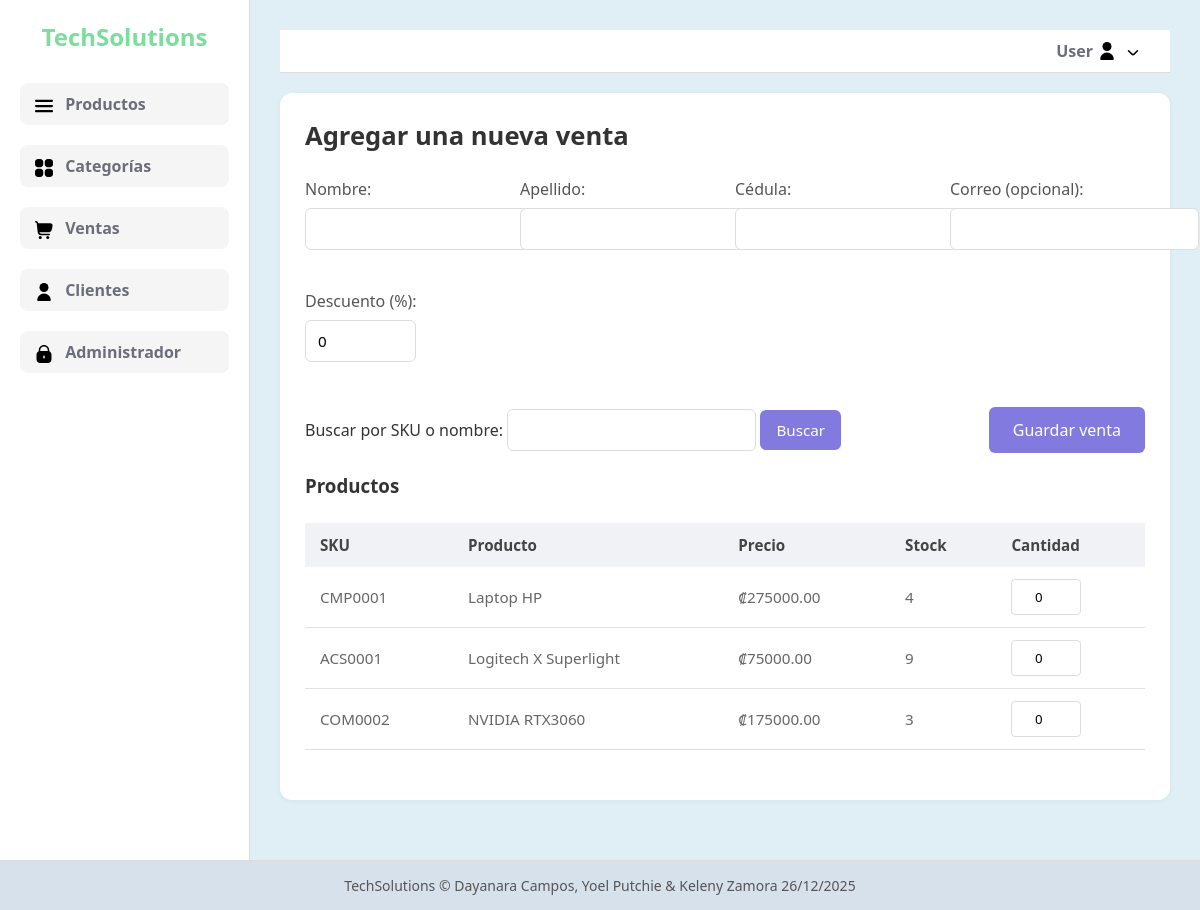
/add_sale/ (signed in), run on the app's committed database.
### TechSolutionsApp/models.py (models this page shows, shortened)
class Product(models.Model):
    productId = models.AutoField(primary_key=True)
    name = models.CharField(max_length=100)
    price = models.DecimalField(max_digits=10, decimal_places=2)
    category = models.ForeignKey(Category, on_delete=models.SET_NULL, null=True, blank=True)
    dateAdded = models.DateTimeField(auto_now_add=True)
    modificationDate = models.DateTimeField(auto_now=True)
    status = models.BooleanField(default=True)
    sku = models.CharField(max_length=12, default=0)
    image = models.ImageField(upload_to='products/', null=True, blank=True)

### TechSolutionsApp/views/authentication.py (the view)
    def wrapper(request, *args, **kwargs):
        if not is_authenticated(request):
            return redirect('login')
        return view_func(request, *args, **kwargs)

### TechSolutionsApp/views/authentication.py (called while the page is built)
def is_authenticated(request):
    return request.session.get('employee_id') is not None

def login_required(view_func):
    def wrapper(request, *args, **kwargs):
        if not is_authenticated(request):
            return redirect('login')
        return view_func(request, *args, **kwargs)
    return wrapper

### TechSolutionsApp/views/sales.py (called while the page is built, shortened)
@login_required
def add_sale(request):
    customer_data = {
        'customer_name': '',
        'customer_last_name': '',
        'customer_id': '',
        'customer_email': '',
        'discount': '0'
    }
    if request.method == 'GET' and 'q' in request.GET:
        _load_customer_data_for_search(request, customer_data)
    return _render_add_sale_form(request, customer_data)

def _render_add_sale_form(request, customer_data):
    query = request.GET.get('q', '')
    products = Product.objects.filter(status=True)
    if query:
        products = products.filter(Q(name__icontains=query) | Q(sku__icontains=query))
    filtered_products = []
    for product in products:
        inventory = Inventory.objects.filter(product=product).first()
        stock = inventory.productQuantity if inventory else 0
        if stock > 0:
            product.stock = stock
            filtered_products.append(product)
    return render(request, 'sales/add_sale.html', {
        'products': filtered_products,
        'query': query,
        'customer_data': customer_data
    })

### TechSolutionsApp/templates/sales/add_sale.html (shortened to what this page needs)
{% extends 'layout.html' %}
{% load static %}
{% block extra_css %}
    <link rel="stylesheet" href="{% static 'css/sales/add_sale.css' %}">
{% endblock %}
{% block contenido %}
<div class="block-contenido">
    <h2>Agregar una nueva venta</h2>
    <form method="POST" class="form-venta">
        <div class="customer-grid">
            <div class="form-group">
                <label for="customer_name">Nombre:</label>
                <input type="text" name="customer_name" id="customer_name" required class="search-input"
                       value="{{ customer_data.customer_name|default:'' }}">
            </div>
            <div class="form-group">
                <label for="customer_last_name">Apellido:</label>
                <input type="text" name="customer_last_name" id="customer_last_name" required class="search-input"
                       value="{{ customer_data.customer_last_name|default:'' }}">
            </div>
            <div class="form-group">
                <label for="customer_id">Cédula:</label>
                <input type="text" name="customer_id" id="customer_id" required class="search-input"
                       value="{{ customer_data.customer_id|default:'' }}">
            </div>
            <div class="form-group">
                <label for="customer_email">Correo (opcional):</label>
                <input type="email" name="customer_email" id="customer_email" class="search-input"
                       value="{{ customer_data.customer_email|default:'' }}">
            </div>
            <div class="form-group">
                <label for="discount">Descuento (%):</label>
                <input type="number" name="discount" id="discount" min="0" max="100" class="search-input"
                       value="{{ customer_data.discount|default:'0' }}">
            </div>
        </div>
        <div class="search-and-save-container">
            <div class="search-container">
                <label for="q">Buscar por SKU o nombre:</label>
                <input type="text" id="q" name="q" value="{{ query }}" class="search-input">
                <button type="submit" formmethod="get" class="search-button">Buscar</button>
            </div>
            <button type="submit" class="submit-button">Guardar venta</button>
        </div>
        <h3>Productos</h3>
        <table class="product-table">
            <thead>
                <tr>
                    <th>SKU</th>
                    <th>Producto</th>
                    <th>Precio</th>
                    <th>Stock</th>
                    <th>Cantidad</th>
                </tr>
            </thead>
            <tbody>
                {% for product in products %}
                <tr>
                    <td>{{ product.sku }}</td>
                    <td>{{ product.name }}</td>
                    <td>₡{{ product.price }}</td>
                    <td>{{ product.stock }}</td>
                    <td>
                        <input type="number" name="quantity_{{ product.productId }}" min="0" max="{{ product.stock }}" value="0">
                    </td>
                </tr>
                {% endfor %}
            </tbody>
        </table>
    </form>
</div>
{% endblock %}

### TechSolutionsApp/static/css/layout.css (style rules this page uses)
* { margin: 0; padding: 0; box-sizing: border-box; font-family: 'Segoe UI', Tahoma, Geneva, Verdana, sans-serif; }
body { background-color: #e0eef6; color: #333; font-size: 16px; }

### TechSolutionsApp/static/css/sales/add_sale.css (style rules this page uses)
.block-contenido { background: #fff; border-radius: 12px; padding: 25px; box-shadow: 0 1px 5px rgba(0, 0, 0, 0.05); margin-bottom: 30px; }
h2 { font-size: 1.6rem; color: #333; margin-bottom: 25px; }
.customer-grid { display: grid; grid-template-columns: repeat(auto-fit, minmax(180px, 1fr)); gap: 20px; margin-bottom: 25px; }
.search-input { flex: 1; max-width: 300px; padding: 10px 12px; border: 1px solid #ddd; border-radius: 6px; font-size: 0.95rem; background-color: #fff; transition: border 0.3s ease; }
.search-button { padding: 10px 16px; background-color: #827adf; color: #fff; border: none; border-radius: 6px; cursor: pointer; font-size: 0.95rem; font-weight: 500; transition: background-color 0.3s ease; }
.submit-button { padding: 12px 24px; background-color: #827adf; color: #fff; border: none; border-radius: 6px; cursor: pointer; font-size: 1rem; font-weight: 500; transition: background-color 0.3s ease; }
.search-and-save-container { display: flex; justify-content: space-between; align-items: center; margin-bottom: 20px; gap: 15px; }
.form-venta { margin-top: 20px; }
.form-group { margin-bottom: 20px; }
.form-group label { display: block; margin-bottom: 8px; font-weight: 500; color: #555; }
.product-table { width: 100%; border-collapse: collapse; margin: 25px 0; font-size: 0.95rem; }
.product-table thead { background-color: #f0f2f5; }
.product-table th { padding: 12px 15px; text-align: left; font-weight: 600; color: #444; }
.product-table td { padding: 12px 15px; border-bottom: 1px solid #e0e0e0; color: #666; }
.product-table input[type="number"] { width: 70px; padding: 8px 10px; border: 1px solid #ddd; border-radius: 4px; text-align: center; }

### data on the page
Product: sku "CMP0001", name "Laptop HP", price "275000.00", stock "4"
Product: sku "ACS0001", name "Logitech X Superlight", price "75000.00", stock "9"
Product: sku "COM0002", name "NVIDIA RTX3060", price "175000.00", stock "3"

### other printed values
{{ request.session.name }} "User"
